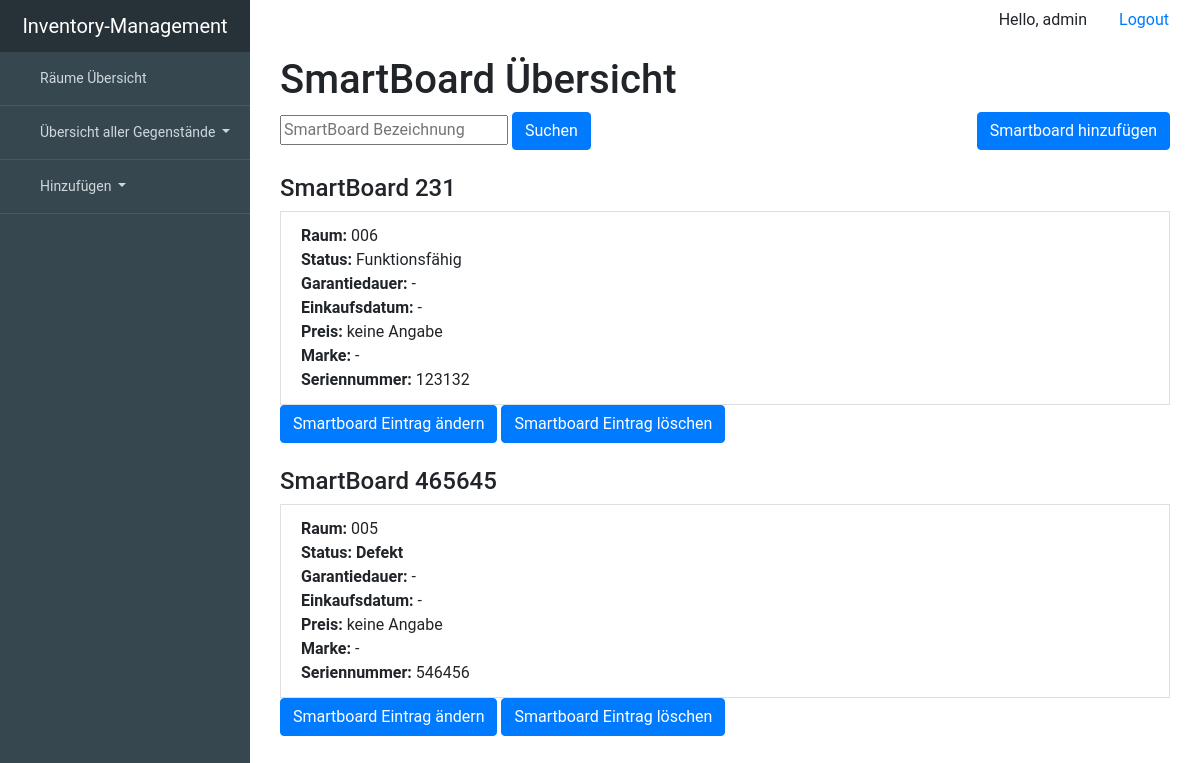
/smartboard/all (signed in), run on an earlier commit of the app's database.
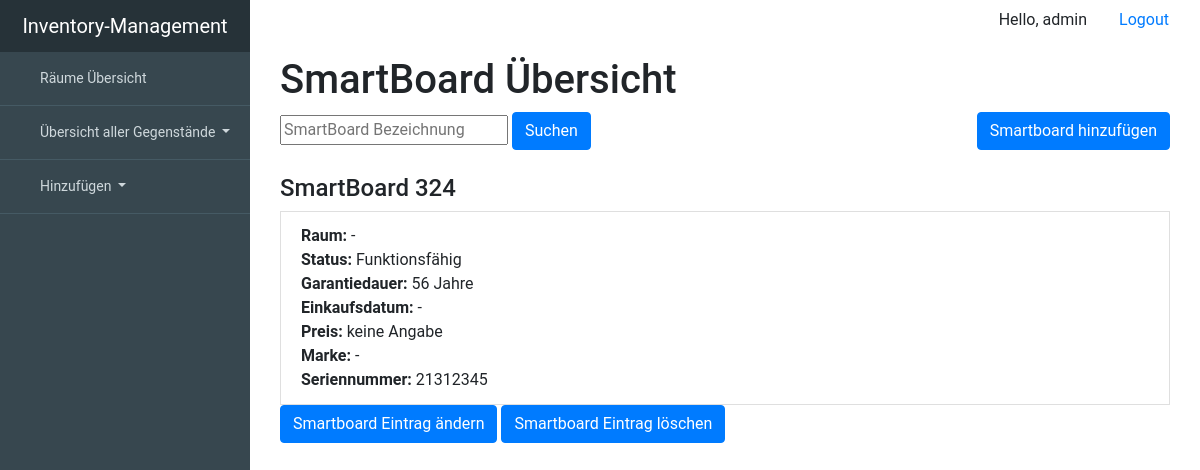
And on a later commit of the database.
### inventory_managementsentials/models.py (models this page shows, shortened)
class Device(models.Model):
    room = models.ForeignKey('Room', null=True, blank=True, on_delete=models.SET_NULL)
    description = models.CharField(max_length=99, unique=True, primary_key=True)
    working = 'working'
    broken = 'broken'
    status_choice = [(working, "working"), (broken, "broken")]
    status = models.CharField(choices=status_choice, max_length=7, blank=True, null=True)
    serialnumber = models.CharField(max_length=99, blank=True, null=True)
    warranty_period = models.IntegerField(blank=True, null=True)
    date_of_purchase = models.DateTimeField(blank=True, null=True)
    price = models.IntegerField(blank=True, null=True)
    brand = models.ForeignKey(Brand, on_delete=models.SET_NULL, blank=True, null=True)
    class Meta:
        abstract = True

class SmartBoard(Device):
    class Meta:
        verbose_name = "SmartBoard"
        verbose_name_plural = "SmartsBoards"

class Room(models.Model):
    description = models.CharField(max_length=99, unique=True, primary_key=True)
    location = models.ForeignKey('Location', null=True, on_delete=models.SET_NULL, blank=True)
    blackboard = models.BooleanField(blank=True, null=True)
    chair = models.DecimalField(blank=True, max_digits=3, decimal_places=0, null=True)
    table = models.DecimalField(blank=True, max_digits=3, decimal_places=0, null=True)
    def __str__(self):
        return self.description
    class Meta:
        verbose_name = "room"
        verbose_name_plural = "rooms"

### inventory_managementsentials/views.py (the view)
# urls.py: url(r'^smartboard/all$', views.SmartBoardView.as_view(), name='SmartBoardView'),
class SmartBoardView(LoginRequiredMixin, generic.ListView):
    login_url = 'inventory_managementsentials:login'
    template_name = 'inventory_managementsentials/all/all_smartboard.html'
    context_object_name = 'smartboard_list'
    def get_queryset(self):
        filter_description = self.request.GET.get('smartboard_description', None)
        if filter_description is not None:
            return SmartBoard.objects.filter(description__icontains=filter_description)
        else:
            return SmartBoard.objects.order_by('description')

### inventory_managementsentials/templates/inventory_managementsentials/all/all_smartboard.html (shortened to what this page needs)
{% extends "inventory_managementsentials/base.html" %}
{% block content %}
    <div class="container">
        <header>
            <div class="editor-indent">
                <div class="inner">
                    <h1>SmartBoard Übersicht </h1>
                </div>
            </div>
        </header>
        <form method="GET" action="/smartboard/all">
                <input type="text" name="smartboard_description" placeholder="SmartBoard Bezeichnung">
                <button type="submit" class="btn btn-primary">Suchen</button>
            <a href='/add/smartboard/' class="btn btn-primary"style="float:right">Smartboard hinzufügen</a>
            </form>
        <div class="whatever_else_you_need">
            {% if smartboard_list %}
                {% for smartboard in smartboard_list %}
                    <div class="list-group">
                        <br>
                        <h4 class="list-group-itemlist-group-item-action active">SmartBoard {{ smartboard.description }}</h4>
                        <a class="list-group-item list-group-item-action">
                            <strong>Raum: </strong>{{ smartboard.room|default_if_none:'-' }}<br>
                            <strong>Status:</strong>
                        {% if smartboard.status == 'working' %}
                            Funktionsfähig
                        {% elif smartboard.status == 'broken' %}
                            <strong>Defekt</strong>
                        {% else %}
                            -
                        {% endif %}<br>
                            <strong>Garantiedauer:</strong>
                        {% if smartboard.warranty_period %}
                            {{ smartboard.warranty_period }} Jahre
                        {% else %}
                            -
                        {% endif %}
                        <br>
                            <strong>Einkaufsdatum:</strong> {{ smartboard.date_of_purchase|default_if_none:'-' }}<br>
                            <strong>Preis:</strong>
                        {% if smartboard.price %}
                            {{ smartboard.price}}€
                        {% else %}
                            keine Angabe
                        {% endif %}
                        <br>
                            <strong>Marke:</strong> {{ smartboard.brand|default_if_none:'-'}}<br>
                            <strong>Seriennummer: </strong> {{ smartboard.serialnumber|default_if_none:'-'}}<br>
                        </a>
                    <div>
                            <a href='/update/smartboard/{{ smartboard.description }}' class="btn btn-primary">Smartboard Eintrag ändern</a>
                            <a href='/delete/smartboard/{{ smartboard.description }}' class="btn btn-primary">Smartboard Eintrag löschen</a>
                        </div>
                    </div>
                {% endfor %}
            {% else %}
                <p>Keine SmartBoard vorhanden.</p>
            {% endif %}
        </div>
    </div>
{% endblock %}

What changed in the data, as far as the page shows it:
removed SmartBoard: description "231", room "006", status "Funktionsfähig", date_of_purchase "-", shows "keine Angabe", brand "-", serialnumber "123132"
removed SmartBoard: description "465645", room "005", status "Defekt", date_of_purchase "-", shows "keine Angabe", brand "-", serialnumber "546456"
added SmartBoard: description "324", room "-", status "Funktionsfähig", warranty_period "56", date_of_purchase "-", shows "keine Angabe", brand "-", serialnumber "21312345"
